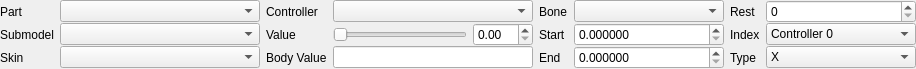
<?xml version="1.0" encoding="UTF-8"?>
<ui version="4.0">
 <class>ui::assets::studiomodel::StudioModelBodyPartsPanel</class>
 <widget class="QWidget" name="ui::assets::studiomodel::StudioModelBodyPartsPanel">
  <property name="geometry">
   <rect>
    <x>0</x>
    <y>0</y>
    <width>899</width>
    <height>62</height>
   </rect>
  </property>
  <property name="windowTitle">
   <string>Form</string>
  </property>
  <layout class="QGridLayout" name="gridLayout">
   <property name="leftMargin">
    <number>0</number>
   </property>
   <property name="topMargin">
    <number>0</number>
   </property>
   <property name="rightMargin">
    <number>0</number>
   </property>
   <property name="bottomMargin">
    <number>0</number>
   </property>
   <property name="horizontalSpacing">
    <number>6</number>
   </property>
   <property name="verticalSpacing">
    <number>0</number>
   </property>
   <item row="1" column="8">
    <widget class="QLabel" name="label_11">
     <property name="sizePolicy">
      <sizepolicy hsizetype="Fixed" vsizetype="Preferred">
       <horstretch>0</horstretch>
       <verstretch>0</verstretch>
      </sizepolicy>
     </property>
     <property name="text">
      <string>Index</string>
     </property>
    </widget>
   </item>
   <item row="2" column="9">
    <widget class="QComboBox" name="BoneControllerType">
     <item>
      <property name="text">
       <string>X</string>
      </property>
     </item>
     <item>
      <property name="text">
       <string>Y</string>
      </property>
     </item>
     <item>
      <property name="text">
       <string>Z</string>
      </property>
     </item>
     <item>
      <property name="text">
       <string>XR</string>
      </property>
     </item>
     <item>
      <property name="text">
       <string>XY</string>
      </property>
     </item>
     <item>
      <property name="text">
       <string>XZ</string>
      </property>
     </item>
    </widget>
   </item>
   <item row="2" column="8">
    <widget class="QLabel" name="label_12">
     <property name="text">
      <string>Type</string>
     </property>
    </widget>
   </item>
   <item row="0" column="7">
    <widget class="QComboBox" name="BoneControllerBone">
     <property name="sizePolicy">
      <sizepolicy hsizetype="Fixed" vsizetype="Fixed">
       <horstretch>0</horstretch>
       <verstretch>0</verstretch>
      </sizepolicy>
     </property>
     <property name="minimumSize">
      <size>
       <width>150</width>
       <height>0</height>
      </size>
     </property>
     <property name="maximumSize">
      <size>
       <width>150</width>
       <height>16777215</height>
      </size>
     </property>
    </widget>
   </item>
   <item row="0" column="6">
    <widget class="QLabel" name="label_7">
     <property name="sizePolicy">
      <sizepolicy hsizetype="Fixed" vsizetype="Preferred">
       <horstretch>0</horstretch>
       <verstretch>0</verstretch>
      </sizepolicy>
     </property>
     <property name="text">
      <string>Bone</string>
     </property>
    </widget>
   </item>
   <item row="1" column="9">
    <widget class="QComboBox" name="BoneControllerIndex">
     <property name="sizePolicy">
      <sizepolicy hsizetype="Fixed" vsizetype="Fixed">
       <horstretch>0</horstretch>
       <verstretch>0</verstretch>
      </sizepolicy>
     </property>
     <property name="minimumSize">
      <size>
       <width>150</width>
       <height>0</height>
      </size>
     </property>
     <property name="maximumSize">
      <size>
       <width>150</width>
       <height>16777215</height>
      </size>
     </property>
     <item>
      <property name="text">
       <string>Controller 0</string>
      </property>
     </item>
     <item>
      <property name="text">
       <string>Controller 1</string>
      </property>
     </item>
     <item>
      <property name="text">
       <string>Controller 2</string>
      </property>
     </item>
     <item>
      <property name="text">
       <string>Controller 3</string>
      </property>
     </item>
     <item>
      <property name="text">
       <string>Mouth 0</string>
      </property>
     </item>
     <item>
      <property name="text">
       <string>Mouth 1</string>
      </property>
     </item>
     <item>
      <property name="text">
       <string>Mouth 2</string>
      </property>
     </item>
     <item>
      <property name="text">
       <string>Mouth 3</string>
      </property>
     </item>
    </widget>
   </item>
   <item row="0" column="1">
    <widget class="QComboBox" name="BodyParts">
     <property name="sizePolicy">
      <sizepolicy hsizetype="Fixed" vsizetype="Fixed">
       <horstretch>0</horstretch>
       <verstretch>0</verstretch>
      </sizepolicy>
     </property>
     <property name="minimumSize">
      <size>
       <width>200</width>
       <height>0</height>
      </size>
     </property>
     <property name="maximumSize">
      <size>
       <width>200</width>
       <height>16777215</height>
      </size>
     </property>
    </widget>
   </item>
   <item row="2" column="6">
    <widget class="QLabel" name="label_9">
     <property name="sizePolicy">
      <sizepolicy hsizetype="Fixed" vsizetype="Preferred">
       <horstretch>0</horstretch>
       <verstretch>0</verstretch>
      </sizepolicy>
     </property>
     <property name="text">
      <string>End</string>
     </property>
    </widget>
   </item>
   <item row="0" column="10">
    <spacer name="horizontalSpacer">
     <property name="orientation">
      <enum>Qt::Horizontal</enum>
     </property>
     <property name="sizeHint" stdset="0">
      <size>
       <width>0</width>
       <height>20</height>
      </size>
     </property>
    </spacer>
   </item>
   <item row="1" column="1">
    <widget class="QComboBox" name="Submodels">
     <property name="sizePolicy">
      <sizepolicy hsizetype="Fixed" vsizetype="Fixed">
       <horstretch>0</horstretch>
       <verstretch>0</verstretch>
      </sizepolicy>
     </property>
     <property name="minimumSize">
      <size>
       <width>200</width>
       <height>0</height>
      </size>
     </property>
     <property name="maximumSize">
      <size>
       <width>200</width>
       <height>16777215</height>
      </size>
     </property>
    </widget>
   </item>
   <item row="1" column="4">
    <widget class="QDoubleSpinBox" name="BoneControllerValueSpinner">
     <property name="sizePolicy">
      <sizepolicy hsizetype="Fixed" vsizetype="Fixed">
       <horstretch>0</horstretch>
       <verstretch>0</verstretch>
      </sizepolicy>
     </property>
     <property name="minimumSize">
      <size>
       <width>60</width>
       <height>0</height>
      </size>
     </property>
     <property name="maximumSize">
      <size>
       <width>60</width>
       <height>16777215</height>
      </size>
     </property>
     <property name="maximum">
      <double>360.000000000000000</double>
     </property>
     <property name="value">
      <double>0.000000000000000</double>
     </property>
    </widget>
   </item>
   <item row="1" column="7">
    <widget class="QDoubleSpinBox" name="BoneControllerStart">
     <property name="sizePolicy">
      <sizepolicy hsizetype="Fixed" vsizetype="Fixed">
       <horstretch>0</horstretch>
       <verstretch>0</verstretch>
      </sizepolicy>
     </property>
     <property name="minimumSize">
      <size>
       <width>150</width>
       <height>0</height>
      </size>
     </property>
     <property name="maximumSize">
      <size>
       <width>150</width>
       <height>16777215</height>
      </size>
     </property>
     <property name="decimals">
      <number>6</number>
     </property>
    </widget>
   </item>
   <item row="1" column="6">
    <widget class="QLabel" name="label_8">
     <property name="sizePolicy">
      <sizepolicy hsizetype="Fixed" vsizetype="Preferred">
       <horstretch>0</horstretch>
       <verstretch>0</verstretch>
      </sizepolicy>
     </property>
     <property name="text">
      <string>Start</string>
     </property>
    </widget>
   </item>
   <item row="0" column="9">
    <widget class="QSpinBox" name="BoneControllerRest">
     <property name="sizePolicy">
      <sizepolicy hsizetype="Fixed" vsizetype="Fixed">
       <horstretch>0</horstretch>
       <verstretch>0</verstretch>
      </sizepolicy>
     </property>
     <property name="minimumSize">
      <size>
       <width>150</width>
       <height>0</height>
      </size>
     </property>
     <property name="maximumSize">
      <size>
       <width>150</width>
       <height>16777215</height>
      </size>
     </property>
    </widget>
   </item>
   <item row="2" column="7">
    <widget class="QDoubleSpinBox" name="BoneControllerEnd">
     <property name="sizePolicy">
      <sizepolicy hsizetype="Fixed" vsizetype="Fixed">
       <horstretch>0</horstretch>
       <verstretch>0</verstretch>
      </sizepolicy>
     </property>
     <property name="minimumSize">
      <size>
       <width>150</width>
       <height>0</height>
      </size>
     </property>
     <property name="maximumSize">
      <size>
       <width>150</width>
       <height>16777215</height>
      </size>
     </property>
     <property name="decimals">
      <number>6</number>
     </property>
    </widget>
   </item>
   <item row="2" column="3" colspan="2">
    <widget class="QLineEdit" name="BodyValue">
     <property name="sizePolicy">
      <sizepolicy hsizetype="Fixed" vsizetype="Fixed">
       <horstretch>0</horstretch>
       <verstretch>0</verstretch>
      </sizepolicy>
     </property>
     <property name="minimumSize">
      <size>
       <width>200</width>
       <height>0</height>
      </size>
     </property>
     <property name="maximumSize">
      <size>
       <width>200</width>
       <height>16777215</height>
      </size>
     </property>
     <property name="alignment">
      <set>Qt::AlignRight|Qt::AlignTrailing|Qt::AlignVCenter</set>
     </property>
     <property name="readOnly">
      <bool>true</bool>
     </property>
    </widget>
   </item>
   <item row="1" column="3">
    <widget class="QSlider" name="BoneControllerValueSlider">
     <property name="sizePolicy">
      <sizepolicy hsizetype="Preferred" vsizetype="Fixed">
       <horstretch>0</horstretch>
       <verstretch>0</verstretch>
      </sizepolicy>
     </property>
     <property name="minimumSize">
      <size>
       <width>0</width>
       <height>0</height>
      </size>
     </property>
     <property name="maximumSize">
      <size>
       <width>16777215</width>
       <height>16777215</height>
      </size>
     </property>
     <property name="orientation">
      <enum>Qt::Horizontal</enum>
     </property>
    </widget>
   </item>
   <item row="0" column="3" colspan="2">
    <widget class="QComboBox" name="BoneControllers">
     <property name="sizePolicy">
      <sizepolicy hsizetype="Fixed" vsizetype="Fixed">
       <horstretch>0</horstretch>
       <verstretch>0</verstretch>
      </sizepolicy>
     </property>
     <property name="minimumSize">
      <size>
       <width>200</width>
       <height>0</height>
      </size>
     </property>
     <property name="maximumSize">
      <size>
       <width>200</width>
       <height>16777215</height>
      </size>
     </property>
    </widget>
   </item>
   <item row="3" column="1">
    <spacer name="verticalSpacer">
     <property name="orientation">
      <enum>Qt::Vertical</enum>
     </property>
     <property name="sizeHint" stdset="0">
      <size>
       <width>20</width>
       <height>0</height>
      </size>
     </property>
    </spacer>
   </item>
   <item row="2" column="1">
    <widget class="QComboBox" name="Skins">
     <property name="sizePolicy">
      <sizepolicy hsizetype="Fixed" vsizetype="Fixed">
       <horstretch>0</horstretch>
       <verstretch>0</verstretch>
      </sizepolicy>
     </property>
     <property name="minimumSize">
      <size>
       <width>200</width>
       <height>0</height>
      </size>
     </property>
     <property name="maximumSize">
      <size>
       <width>200</width>
       <height>16777215</height>
      </size>
     </property>
    </widget>
   </item>
   <item row="0" column="8">
    <widget class="QLabel" name="label_10">
     <property name="sizePolicy">
      <sizepolicy hsizetype="Fixed" vsizetype="Preferred">
       <horstretch>0</horstretch>
       <verstretch>0</verstretch>
      </sizepolicy>
     </property>
     <property name="text">
      <string>Rest</string>
     </property>
    </widget>
   </item>
   <item row="0" column="0">
    <widget class="QLabel" name="label">
     <property name="text">
      <string>Part</string>
     </property>
    </widget>
   </item>
   <item row="1" column="0">
    <widget class="QLabel" name="label_2">
     <property name="text">
      <string>Submodel</string>
     </property>
    </widget>
   </item>
   <item row="2" column="0">
    <widget class="QLabel" name="label_3">
     <property name="text">
      <string>Skin</string>
     </property>
    </widget>
   </item>
   <item row="0" column="2">
    <widget class="QLabel" name="label_4">
     <property name="text">
      <string>Controller</string>
     </property>
    </widget>
   </item>
   <item row="1" column="2">
    <widget class="QLabel" name="label_5">
     <property name="text">
      <string>Value</string>
     </property>
    </widget>
   </item>
   <item row="2" column="2">
    <widget class="QLabel" name="label_6">
     <property name="text">
      <string>Body Value</string>
     </property>
    </widget>
   </item>
  </layout>
 </widget>
 <resources/>
 <connections/>
</ui>
